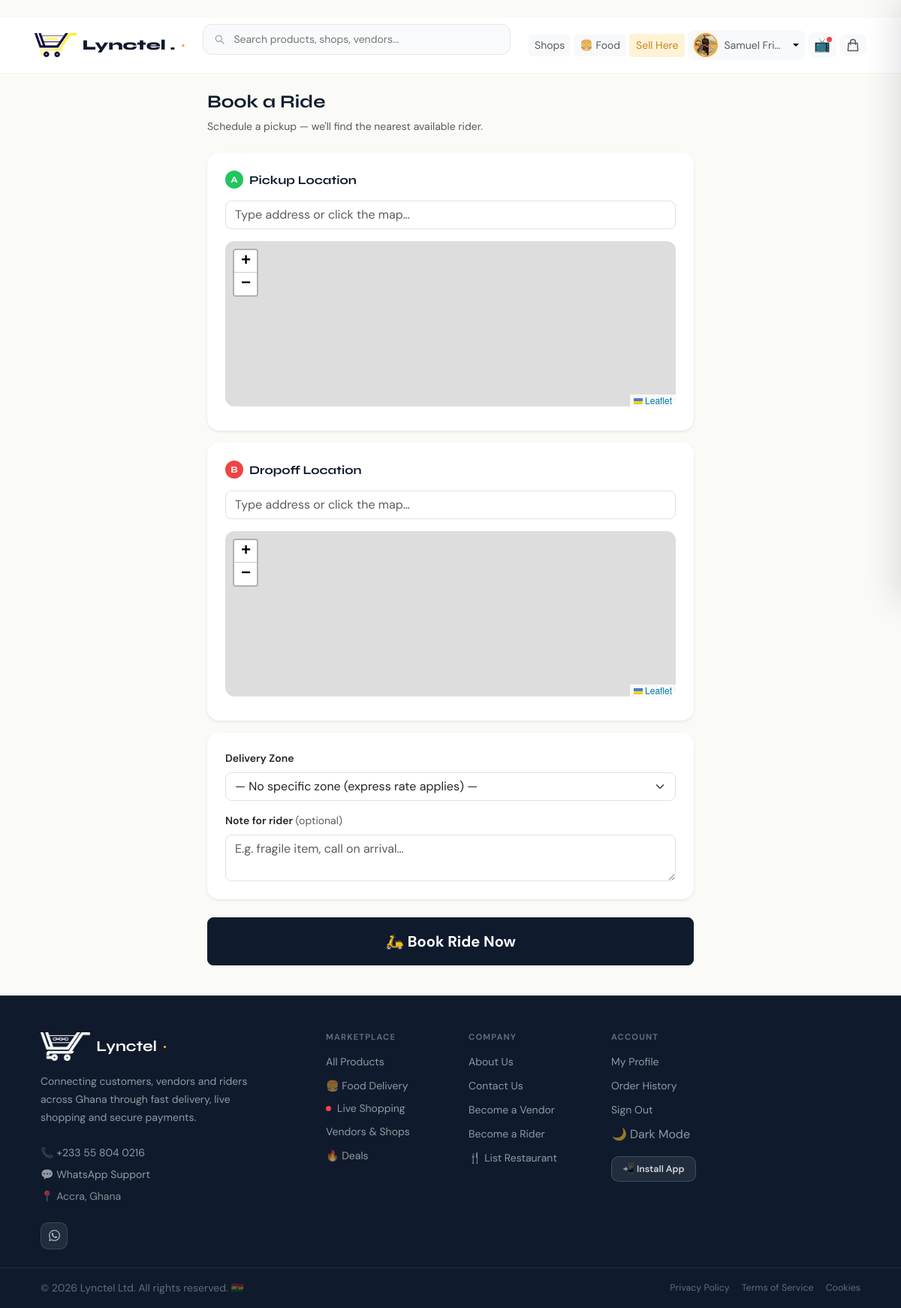
/delivery/book/ (signed in), run on the app's committed database.
### ecommerce/models.py (models this page shows, shortened)
class User(AbstractUser):
    class Role(models.TextChoices):
        CUSTOMER = 'customer', _('Customer')
        ADMIN    = 'admin',    _('Admin')
        STAFF    = 'staff',    _('Staff')
        RIDER    = 'rider',    _('Rider')
        VENDOR   = 'vendor',   _('Vendor')
    uuid = models.UUIDField(
        default=uuid.uuid4,
        unique=True,
        editable=False,
        db_index=True,
    )
    role = models.CharField(
        max_length=20,
        choices=Role.choices,
        default=Role.CUSTOMER,
        db_index=True,
    )
    phone_validator = RegexValidator(
        regex=r'^(?:\+233\d{9}|233\d{9}|0\d{9})$',
        message=_(
            "Enter a valid Ghana phone number. "
            "Example: 0558040216 or +233558040216"
        ),
    )
    phone = models.CharField(
        max_length=15,
        unique=True,
        validators=[phone_validator],
        db_index=True,
        blank=True,
        null=True,
    )
    email = models.EmailField(
        unique=True,
        blank=True,
        null=True,
        default=None,
    )
    profile_pic = models.ImageField(
        upload_to='profiles/',
        blank=True,
        null=True,
    )
    address       = models.TextField(blank=True, null=True)
    city          = models.CharField(max_length=100, blank=True, null=True)
    region        = models.CharField(max_length=100, blank=True, null=True)
    country       = models.CharField(max_length=100, default='Ghana')
    date_of_birth = models.DateField(blank=True, null=True)
    bio           = models.TextField(blank=True, null=True)
    is_verified       = models.BooleanField(default=False)
    is_phone_verified = models.BooleanField(default=False)
    is_email_verified = models.BooleanField(default=False)
    created_at = models.DateTimeField(auto_now_add=True)
    updated_at = models.DateTimeField(auto_now=True)
    last_seen  = models.DateTimeField(blank=True, null=True)
    USERNAME_FIELD  = 'phone'
    REQUIRED_FIELDS = ['username']
    objects         = UserManager()
    class Meta:
        ordering = ['-created_at']
        indexes  = [
            models.Index(fields=['role']),
            models.Index(fields=['phone']),
            models.Index(fields=['created_at']),
        ]

### delivery/views.py (the view, shortened to what this page needs)
# urls.py: path('book/',                                   views.book_ride,             name='book_ride'),
@login_required
def book_ride(request):
    zones = DeliveryZone.objects.filter(is_active=True)
    if request.method != 'POST':
        return render(request, 'delivery/book_ride.html', {'zones': zones})

### templates/delivery/book_ride.html (shortened to what this page needs)
{% extends "base.html" %}
{% block extra_head %}
<link rel="stylesheet" href="https://unpkg.com/leaflet@1.9.4/dist/leaflet.css"/>
{% endblock %}
{% block content %}
<div class="container-xl px-3 py-4" style="max-width:680px">
  <div class="mb-4">
    <h1 class="h4 fw-bold text-navy">Book a Ride</h1>
    <p class="text-muted small">Schedule a pickup — we'll find the nearest available rider.</p>
  </div>
  <form method="POST">
    <div class="card border-0 shadow-sm rounded-4 p-4 mb-3">
      <h2 class="h6 fw-bold text-navy d-flex align-items-center gap-2 mb-3">
        <span class="rounded-circle d-flex align-items-center justify-content-center text-white fw-bold flex-shrink-0"
              style="width:24px;height:24px;background:#22c55e;font-size:.75rem">A</span>
        Pickup Location
      </h2>
      <input type="text" id="pickup-search" placeholder="Type address or click the map…"
             class="form-control rounded-3 mb-3"/>
      <div id="pickup-map" class="mb-2"></div>
    </div>
    <div class="card border-0 shadow-sm rounded-4 p-4 mb-3">
      <h2 class="h6 fw-bold text-navy d-flex align-items-center gap-2 mb-3">
        <span class="rounded-circle d-flex align-items-center justify-content-center text-white fw-bold flex-shrink-0"
              style="width:24px;height:24px;background:#ef4444;font-size:.75rem">B</span>
        Dropoff Location
      </h2>
      <input type="text" id="dropoff-search" placeholder="Type address or click the map…"
             class="form-control rounded-3 mb-3"/>
      <div id="dropoff-map" class="mb-2"></div>
    </div>
    <div class="card border-0 shadow-sm rounded-4 p-4 mb-4">
      <div class="mb-3">
        <label class="form-label small fw-semibold">Delivery Zone</label>
        <select name="zone_id" class="form-select rounded-3">
          <option value="">— No specific zone (express rate applies) —</option>
        </select>
      </div>
      <div>
        <label class="form-label small fw-semibold">
          Note for rider <span class="text-muted fw-normal">(optional)</span>
        </label>
        <textarea name="note" rows="2" placeholder="E.g. fragile item, call on arrival…"
                  class="form-control rounded-3"></textarea>
      </div>
    </div>
    <button type="submit" id="submit-btn"
            class="btn btn-navy w-100 rounded-3 fw-bold py-3 fs-5">
      🛵 Book Ride Now
    </button>
  </form>
</div>
{% endblock %}

### templates/base.html (shortened to what this page needs)
﻿<!DOCTYPE html>
{% load static i18n %}
<html lang="{{ LANGUAGE_CODE|default:'en' }}">
<head>
  <link href="https://cdn.jsdelivr.net/npm/bootstrap@5.3.3/dist/css/bootstrap.min.css" rel="stylesheet"/>
  <link rel="stylesheet" href="{% static 'css/uploads.css' %}"/>
  {% block extra_head %}{% endblock %}
</head>
<body>
  <nav id="main-navbar" class="navbar sticky-top py-0">
    <div class="container-xl px-3">
      <div class="d-flex align-items-center w-100 gap-2 py-2">
        <a href="{% url 'frontend:home' %}" class="navbar-brand d-flex align-items-center gap-2 me-1 me-sm-3 flex-shrink-0">
          <img src="{% static 'logo.png' %}" alt="Lynctel" height="32" class="object-fit-contain"/>
          <span class="brand-name">Lynctel .</span>
          <span class="brand-dot fw-bold fs-5 lh-1 d-none d-sm-inline">·</span>
        </a>
        <form method="GET" action="{% url 'products:list' %}" class="d-none d-md-flex flex-grow-1 position-relative me-3" style="max-width:480px" role="search">
          <input id="desktop-search" type="text" name="q" value="{{ search_query|default:'' }}" placeholder="Search products, shops, vendors..." class="search-input w-100" autocomplete="off"/>
        </form>
        <div class="d-flex align-items-center gap-1 ms-auto">
          <a href="{% url 'vendors:list' %}" class="btn btn-sm btn-light border-0 d-none d-md-inline-flex text-muted">Shops</a>
          <a href="{% url 'food:home' %}" class="btn btn-sm btn-light border-0 d-none d-md-inline-flex text-muted">🍔 Food</a>
          {% if user.is_authenticated %}
            {% if user.role == 'vendor' %}
            <a href="{% url 'vendors:dashboard' %}" class="btn btn-sm d-none d-md-inline-flex" style="background:var(--gold-light);color:var(--gold-dark)">My Shop</a>
            {% else %}
            <a href="{% url 'vendors:apply' %}" class="btn btn-sm d-none d-md-inline-flex" style="background:var(--gold-light);color:var(--gold-dark)">Sell Here</a>
            {% endif %}
          {% else %}
          <a href="{% url 'vendors:apply' %}" class="btn btn-sm d-none d-md-inline-flex" style="background:var(--gold-light);color:var(--gold-dark)">Sell Here</a>
          {% endif %}
          {% if user.is_authenticated %}
          <div class="dropdown">
            <button type="button" id="profile-menu-btn" class="btn btn-light btn-sm border-0 d-flex align-items-center gap-2 rounded-3 px-2 dropdown-toggle" data-bs-toggle="dropdown" aria-expanded="false" aria-label="Open account menu" style="text-decoration:none">
              {% if user.profile_pic %}
              <img src="{{ user.profile_pic.url }}" width="32" height="32" class="rounded-circle object-fit-cover flex-shrink-0" style="border:2px solid var(--gold)" alt=""/>
              {% else %}
              <div class="rounded-circle d-flex align-items-center justify-content-center text-white fw-bold flex-shrink-0" style="width:32px;height:32px;background:var(--navy);font-size:12px" aria-hidden="true">{{ user.first_name|first|upper|default:"U" }}</div>
              {% endif %}
              <span class="d-none d-md-inline text-truncate text-muted" style="max-width:80px;font-size:.875rem">{{ user.first_name|default:user.phone }}</span>
            </button>
          </div>
          {% else %}
          <a href="{% url 'accounts:login' %}" class="btn btn-sm btn-light border-0 text-muted d-none d-md-inline-flex">Sign In</a>
          <a href="{% url 'accounts:signup' %}" class="btn btn-sm btn-navy rounded-3">Sign Up</a>
          {% endif %}
          <a href="{% url 'livestream:list' %}" class="btn btn-light btn-sm border-0 rounded-3 position-relative live-btn px-2" aria-label="Live shopping" title="Live Shopping">
            <span style="font-size:1.1rem" aria-hidden="true">📺</span>
            <span class="live-dot" aria-hidden="true"></span>
          </a>
          <button type="button" onclick="openCart()" class="btn btn-light btn-sm border-0 rounded-3 position-relative px-2 flex-shrink-0" aria-label="Open cart" aria-haspopup="dialog">
            <svg width="20" height="20" fill="none" stroke="currentColor" viewBox="0 0 24 24" class="text-muted" aria-hidden="true">
              <path stroke-linecap="round" stroke-linejoin="round" stroke-width="1.8" d="M16 11V7a4 4 0 00-8 0v4M5 9h14l1 12H4L5 9z"/>
            </svg>
          </button>
        </div>
      </div>
    </div>
  </nav>
  <main id="main-content" class="flex-grow-1">{% block content %}{% endblock %}</main>
  <footer class="bg-navy text-white" style="border-top:1px solid rgba(255,255,255,.08)">
    <div class="container-xl px-3 px-md-4 pt-5 pb-4">
      <div class="row g-4 g-md-5">
        <div class="col-12 col-lg-4">
          <div class="d-flex align-items-center gap-2 mb-3">
            <img src="{% static 'logo.png' %}" alt="Lynctel" height="38" class="footer-logo"/>
            <span class="fw-bold fs-5 text-white" style="font-family:'Syne',sans-serif">Lynctel</span>
            <span class="fw-bold fs-5" style="color:var(--gold)">·</span>
          </div>
          <p class="small mb-4" style="color:rgba(255,255,255,.55);line-height:1.7;max-width:300px">
            Connecting customers, vendors and riders across Ghana through fast delivery, live shopping and secure payments.
          </p>
          <div class="d-flex flex-column gap-2 mb-4">
            <a href="tel:+233558040216" class="footer-link small d-flex align-items-center gap-2">📞 +233 55 804 0216</a>
            <a href="https://wa.me/233558040216" target="_blank" rel="noopener noreferrer" class="footer-link small d-flex align-items-center gap-2">💬 WhatsApp Support</a>
            <span class="small d-flex align-items-center gap-2" style="color:rgba(255,255,255,.5)">📍 Accra, Ghana</span>
          </div>
          <div class="d-flex gap-2">
            <a href="https://wa.me/233558040216" target="_blank" rel="noopener noreferrer" class="footer-social-btn" aria-label="WhatsApp">
            </a>
          </div>
        </div>
        <div class="col-6 col-sm-4 col-lg-2">
          <h6 class="footer-col-head">Marketplace</h6>
          <ul class="list-unstyled d-flex flex-column gap-2">
            <li><a href="{% url 'products:list' %}" class="footer-link small">All Products</a></li>
            <li><a href="{% url 'food:home' %}" class="footer-link small">🍔 Food Delivery</a></li>
            <li><a href="{% url 'livestream:list' %}" class="footer-link small d-flex align-items-center gap-2"><span class="live-dot" aria-hidden="true"></span>Live Shopping</a></li>
            <li><a href="{% url 'vendors:list' %}" class="footer-link small">Vendors &amp; Shops</a></li>
            <li><a href="{% url 'products:deals' %}" class="footer-link small">🔥 Deals</a></li>
          </ul>
        </div>
        <div class="col-6 col-sm-4 col-lg-2">
          <h6 class="footer-col-head">Company</h6>
          <ul class="list-unstyled d-flex flex-column gap-2">
            <li><a href="{% url 'frontend:about' %}" class="footer-link small">About Us</a></li>
            <li><a href="{% url 'frontend:contact' %}" class="footer-link small">Contact Us</a></li>
            <li><a href="{% url 'vendors:apply' %}" class="footer-link small">Become a Vendor</a></li>
            <li><a href="{% url 'rider:apply' %}" class="footer-link small">Become a Rider</a></li>
            <li><a href="{% url 'food:register' %}" class="footer-link small">🍴 List Restaurant</a></li>
          </ul>
        </div>
        <div class="col-12 col-sm-4 col-lg-2">
          <h6 class="footer-col-head">Account</h6>
          <ul class="list-unstyled d-flex flex-column gap-2">
            {% if user.is_authenticated %}
            <li><a href="{% url 'accounts:profile' %}" class="footer-link small">My Profile</a></li>
            <li><a href="{% url 'order:history' %}" class="footer-link small">Order History</a></li>
            <li><a href="{% url 'accounts:logout' %}" class="footer-link small">Sign Out</a></li>
            {% else %}
            <li><a href="{% url 'accounts:login' %}" class="footer-link small">Sign In</a></li>
            <li><a href="{% url 'accounts:signup' %}" class="footer-link small">Create Account</a></li>
            {% endif %}
            <li>
              <button type="button" onclick="toggleTheme()" class="btn btn-link p-0 d-flex align-items-center gap-1 text-decoration-none footer-link small">
                <span id="footer-theme-icon" aria-hidden="true">🌙</span>
                <span id="footer-theme-label">Dark Mode</span>
              </button>
            </li>
          </ul>
          <div class="mt-3">
            <button type="button" onclick="showInstallPrompt()" class="footer-install-btn">
              📲 Install App
            </button>
          </div>
        </div>
      </div>
    </div>
    <div style="border-top:1px solid rgba(255,255,255,.07)">
      <div class="container-xl px-3 px-md-4 py-3">
        <div class="d-flex flex-column flex-md-row align-items-center justify-content-between gap-2">
          <p class="small mb-0" style="color:rgba(255,255,255,.35)">
            &copy; {% now "Y" %} Lynctel Ltd. All rights reserved. 🇬🇭
          </p>
          <div class="d-flex flex-wrap gap-3 align-items-center">
            <a href="{% url 'frontend:privacy_policy' %}" class="footer-link-sm">Privacy Policy</a>
            <a href="{% url 'frontend:terms' %}" class="footer-link-sm">Terms of Service</a>
            {% url 'frontend:cookies' as cookies_url %}{% if cookies_url %}<a href="{{ cookies_url }}" class="footer-link-sm">Cookies</a>{% endif %}
          </div>
        </div>
      </div>
    </div>
  </footer>
</body>
</html>

### data on the page
User: profile_pic (picture), first_name "Samuel Fri…"
